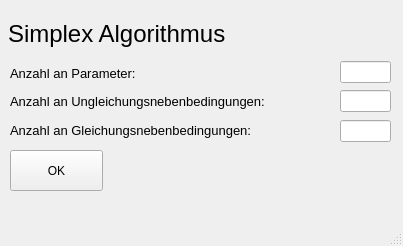
<?xml version="1.0" encoding="UTF-8"?>
<ui version="4.0">
 <class>MainWindow</class>
 <widget class="QMainWindow" name="MainWindow">
  <property name="geometry">
   <rect>
    <x>0</x>
    <y>0</y>
    <width>403</width>
    <height>246</height>
   </rect>
  </property>
  <property name="windowTitle">
   <string>MainWindow</string>
  </property>
  <widget class="QWidget" name="centralwidget">
   <widget class="QPushButton" name="pushButton_OpenEingabe">
    <property name="geometry">
     <rect>
      <x>10</x>
      <y>150</y>
      <width>93</width>
      <height>41</height>
     </rect>
    </property>
    <property name="text">
     <string>OK</string>
    </property>
   </widget>
   <widget class="QLabel" name="label">
    <property name="geometry">
     <rect>
      <x>8</x>
      <y>16</y>
      <width>271</width>
      <height>36</height>
     </rect>
    </property>
    <property name="font">
     <font>
      <pointsize>18</pointsize>
     </font>
    </property>
    <property name="autoFillBackground">
     <bool>false</bool>
    </property>
    <property name="text">
     <string>Simplex Algorithmus</string>
    </property>
   </widget>
   <widget class="QLineEdit" name="l_NumberParam">
    <property name="geometry">
     <rect>
      <x>340</x>
      <y>61</y>
      <width>51</width>
      <height>22</height>
     </rect>
    </property>
   </widget>
   <widget class="QLineEdit" name="l_NumberUNB">
    <property name="geometry">
     <rect>
      <x>340</x>
      <y>90</y>
      <width>51</width>
      <height>22</height>
     </rect>
    </property>
   </widget>
   <widget class="QLineEdit" name="l_NumberGNB">
    <property name="geometry">
     <rect>
      <x>340</x>
      <y>120</y>
      <width>51</width>
      <height>22</height>
     </rect>
    </property>
   </widget>
   <widget class="QWidget" name="">
    <property name="geometry">
     <rect>
      <x>10</x>
      <y>62</y>
      <width>323</width>
      <height>79</height>
     </rect>
    </property>
    <layout class="QVBoxLayout" name="verticalLayout">
     <item>
      <widget class="QLabel" name="label_2">
       <property name="font">
        <font>
         <pointsize>10</pointsize>
        </font>
       </property>
       <property name="text">
        <string>Anzahl an Parameter:</string>
       </property>
      </widget>
     </item>
     <item>
      <widget class="QLabel" name="label_3">
       <property name="font">
        <font>
         <pointsize>10</pointsize>
        </font>
       </property>
       <property name="text">
        <string>Anzahl an Ungleichungsnebenbedingungen:</string>
       </property>
      </widget>
     </item>
     <item>
      <widget class="QLabel" name="label_4">
       <property name="font">
        <font>
         <pointsize>10</pointsize>
        </font>
       </property>
       <property name="text">
        <string>Anzahl an Gleichungsnebenbedingungen:</string>
       </property>
      </widget>
     </item>
    </layout>
   </widget>
  </widget>
  <widget class="QMenuBar" name="menubar">
   <property name="geometry">
    <rect>
     <x>0</x>
     <y>0</y>
     <width>403</width>
     <height>26</height>
    </rect>
   </property>
  </widget>
  <widget class="QStatusBar" name="statusbar"/>
 </widget>
 <resources/>
 <connections/>
</ui>
